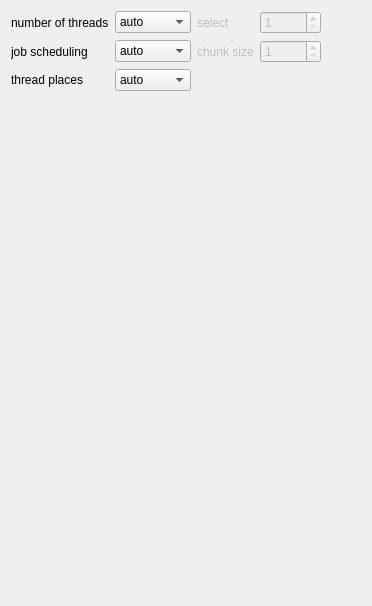
             <widget class="QWidget" name="tab_4">
              <attribute name="title">
               <string>multi core support</string>
              </attribute>
              <layout class="QVBoxLayout" name="verticalLayout_49">
               <item>
                <layout class="QHBoxLayout" name="horizontalLayout_90">
                 <item>
                  <layout class="QGridLayout" name="gridLayout_4">
                   <item row="1" column="2">
                    <widget class="QLabel" name="label_chunkSize">
                     <property name="enabled">
                      <bool>false</bool>
                     </property>
                     <property name="text">
                      <string>chunk size</string>
                     </property>
                    </widget>
                   </item>
                   <item row="1" column="1">
                    <widget class="QComboBox" name="comboBox_jobSchedule">
                     <item>
                      <property name="text">
                       <string>auto</string>
                      </property>
                     </item>
                     <item>
                      <property name="text">
                       <string>static</string>
                      </property>
                     </item>
                     <item>
                      <property name="text">
                       <string>dynamic</string>
                      </property>
                     </item>
                     <item>
                      <property name="text">
                       <string>guided</string>
                      </property>
                     </item>
                    </widget>
                   </item>
                   <item row="0" column="2">
                    <widget class="QLabel" name="label_nCores">
                     <property name="enabled">
                      <bool>false</bool>
                     </property>
                     <property name="text">
                      <string>select</string>
                     </property>
                    </widget>
                   </item>
                   <item row="0" column="1">
                    <widget class="QComboBox" name="comboBox_nThreads">
                     <item>
                      <property name="text">
                       <string>auto</string>
                      </property>
                     </item>
                     <item>
                      <property name="text">
                       <string>single</string>
                      </property>
                     </item>
                     <item>
                      <property name="text">
                       <string>manual</string>
                      </property>
                     </item>
                    </widget>
                   </item>
                   <item row="1" column="0">
                    <widget class="QLabel" name="label_23">
                     <property name="text">
                      <string>job scheduling</string>
                     </property>
                    </widget>
                   </item>
                   <item row="0" column="0">
                    <widget class="QLabel" name="label_5">
                     <property name="text">
                      <string>number of threads</string>
                     </property>
                    </widget>
                   </item>
                   <item row="0" column="3">
                    <widget class="QSpinBox" name="spinBox_nCores">
                     <property name="enabled">
                      <bool>false</bool>
                     </property>
                     <property name="minimum">
                      <number>1</number>
                     </property>
                     <property name="maximum">
                      <number>10000</number>
                     </property>
                    </widget>
                   </item>
                   <item row="1" column="3">
                    <widget class="QSpinBox" name="spinBox_chunkSize">
                     <property name="enabled">
                      <bool>false</bool>
                     </property>
                     <property name="minimum">
                      <number>1</number>
                     </property>
                     <property name="maximum">
                      <number>10000</number>
                     </property>
                    </widget>
                   </item>
                   <item row="2" column="0">
                    <widget class="QLabel" name="label_41">
                     <property name="text">
                      <string>thread places</string>
                     </property>
                    </widget>
                   </item>
                   <item row="2" column="1">
                    <widget class="QComboBox" name="comboBox_threadPlace">
                     <item>
                      <property name="text">
                       <string>auto</string>
                      </property>
                     </item>
                     <item>
                      <property name="text">
                       <string>cores</string>
                      </property>
                     </item>
                     <item>
                      <property name="text">
                       <string>threads</string>
                      </property>
                     </item>
                     <item>
                      <property name="text">
                       <string>sockets</string>
                      </property>
                     </item>
                    </widget>
                   </item>
                  </layout>
                 </item>
                 <item>
                  <spacer name="horizontalSpacer_35">
                   <property name="orientation">
                    <enum>Qt::Horizontal</enum>
                   </property>
                   <property name="sizeHint" stdset="0">
                    <size>
                     <width>40</width>
                     <height>20</height>
                    </size>
                   </property>
                  </spacer>
                 </item>
                </layout>
               </item>
               <item>
                <spacer name="verticalSpacer_10">
                 <property name="orientation">
                  <enum>Qt::Vertical</enum>
                 </property>
                 <property name="sizeHint" stdset="0">
                  <size>
                   <width>20</width>
                   <height>504</height>
                  </size>
                 </property>
                </spacer>
               </item>
              </layout>
             </widget>
